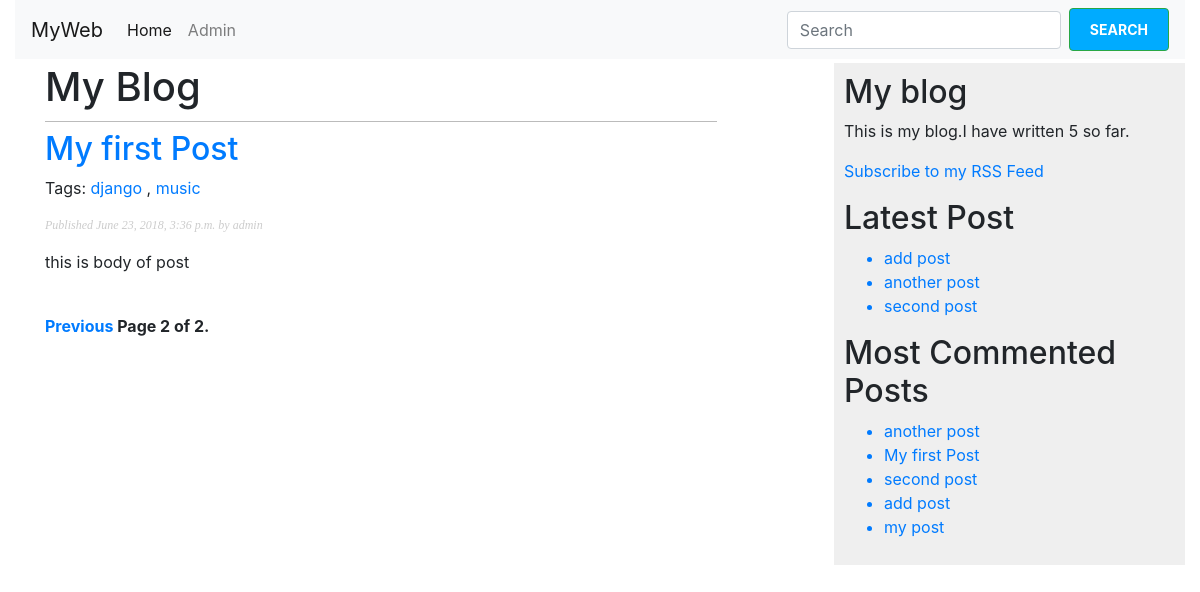
Screenshot of /?page=2 with the database file from the repository.
### blog/models.py (models this page shows, shortened)
class Post(models.Model):
	title = models.CharField(max_length=250)
	slug = models.SlugField(max_length=250, unique_for_date='publish')
	body = models.TextField()
	author = models.ForeignKey(User, related_name='blog_posts', on_delete=models.CASCADE)
	publish = models.DateTimeField(default=timezone.now)
	created = models.DateTimeField(auto_now_add=True)
	updated = models.DateTimeField(auto_now=True)
	status = models.CharField(max_length=10, choices=CHOICES, default='draft')
	tags = TaggableManager()
	class Meta:
		ordering = ('-publish',)
		verbose_name = 'POST'
		verbose_name_plural = 'POSTS'
	def get_absolute_url(self):
		return reverse('blog:post_detail', args=[self.publish.year, self.publish.strftime('%m'), self.publish.strftime('%d'), self.slug])

### blog/views.py (the view)
# urls.py: path('', views.post_list, name='post_list'),
def post_list(request, tag_slug=None, data=None):
	if data == 'yes':
		query = request.GET.get('q')
		object_list = Post.objects.filter(Q(title__icontains=query) | Q(body__icontains=query))
	else:
		object_list = Post.objects.filter(status='published')
	tag = None
	if tag_slug:
		tag = get_object_or_404(Tag, slug=tag_slug)
		object_list = object_list.filter(tags__in=[tag])
	paginator = Paginator(object_list, 3)
	page = request.GET.get('page')
	try:
		posts = paginator.page(page)
	except PageNotAnInteger:
		posts = paginator.page(1)
	except EmptyPage:
		posts = paginator.page(paginator.num_pages)
	total_posts = Post.objects.count()
	latest_posts = Post.objects.filter(status='published').order_by('-publish')[:3]
	most_comment = Post.objects.annotate(total=Count('comments')).order_by('-total')[:5]
	context = {'page': page, 'posts': posts, 'tag': tag, 'total_posts': total_posts, 'latest_posts': latest_posts, 'most_comment': most_comment}
	return render(request, 'blog/post/list.html', context)

### blog/templates/blog/post/list.html (shortened to what this page needs)
{% extends "blog/base.html" %}
{% block content %}
    <h1>My Blog</h1>
    {% for post in posts %}
        <h2><a href="{{ post.get_absolute_url }}">{{ post.title }}</a></h2>
        <p class="tags">
            Tags:
            {% for tag in post.tags.all %}
                <a href="{% url 'blog:post_list_by_tags' tag.slug %}">{{ tag.name }}</a>
                {% if not forloop.last %}, {% endif %}
            {% endfor %}
        </p>
        <p class="date">Published {{ post.publish }} by {{ post.author }}</p>
        {{ post.body|truncatewords:10|linebreaks }}
    {% endfor %}
    {% include 'pagination.html' with page=posts %}
{% endblock %}
{% block sidebar %}
{% include 'blog/post/sidebar.html' with total_posts=total_posts latest_posts=latest_posts most_comment=most_comment %}
{% endblock %}

### blog/templates/blog/post/sidebar.html
    <h2>My blog</h2>
    <p>This is my blog.I have written {{ total_posts }} so far.</p>
    <p><a href="{% url 'blog:post_feed' %}">Subscribe to my RSS Feed</a></p>
    <h2>Latest Post</h2>
    <ul>
        {% for l in latest_posts %}
            <a href="{{ l.get_absolute_url }}"><li>{{ l.title }}</li></a>
        {% endfor %}
    </ul>
    <h2>Most Commented Posts</h2>
    <ul>
        {% for m in most_comment %}
            <a href="{{ m.get_absolute_url }}"><li>{{ m.title }}</li></a>
        {% endfor %}
    </ul>

### blog/static/blog.css (style rules this page uses)
body { margin:0; padding:0; font-family:helvetica, sans-serif; }
a { color:#00abff; text-decoration:none; }
h1 { font-weight:normal; border-bottom:1px solid #bbb; padding:0 0 10px 0; }
h2 { font-weight:normal; margin:30px 0 0; }
p.date { color:#ccc; font-family: georgia, serif; font-size: 12px; font-style: italic; }

### rows the page displays
Post: title "My first Post", publish "June 23, 2018, 3:36 p.m.", author "admin", body "this is body of post"
Tag: name "django"
Tag: name "music"
Post: title "add post"
Post: title "another post"
Post: title "second post"
Post: title "my post"

### other values shown
{{ page.number }} "2"
{{ page.paginator.num_pages }} "2"
{{ total_posts }} "5"
